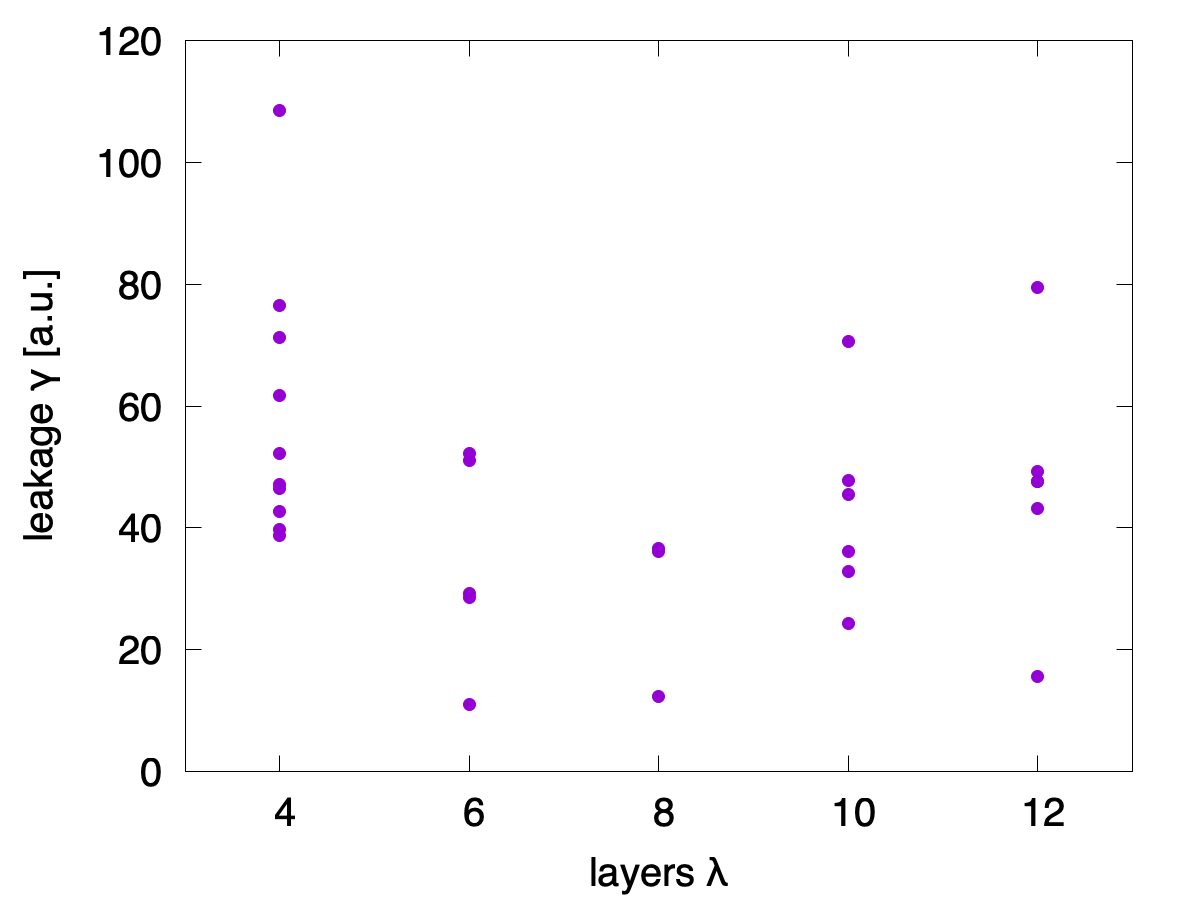

Recreate this plot in gnuplot.
#!/usr/bin/gnuplot

set term pngcairo size 1200, 900 font ",30"
set out "G-layr.png"
#set term svg
#set out "G-layr.svg"
#filename="../../db_final.sorted.tsv"
filename="../../db_final.tsv"
filename="../../gen.tsv"
filename="../../db_final.gen.tsv"
width=2
set xlabel "layers {/Symbol l}"
set ylabel "leakage {/Symbol g} [a.u.]"
set xrange [3:13]
set yrange [0:120]
set xtics 4,2,12

#:.! head -n2 ../../db_final.gen.tsv
#1    2    3     4         5        6         7         8     9     10    11    12    13
#gen  nr   enr   G         phd      avg1(G)   avg2(G)   conc  layr  vDOC  TDOC  vCal  TCal
#0    212  2947  10.95940  0.00000  -8.43005  -9.76459  4     6     16    80    18    300
#plot filename u 8:4 pt 7 t "O"

plot filename u 9:4 pt 7 ps width notitle
#pause -1
